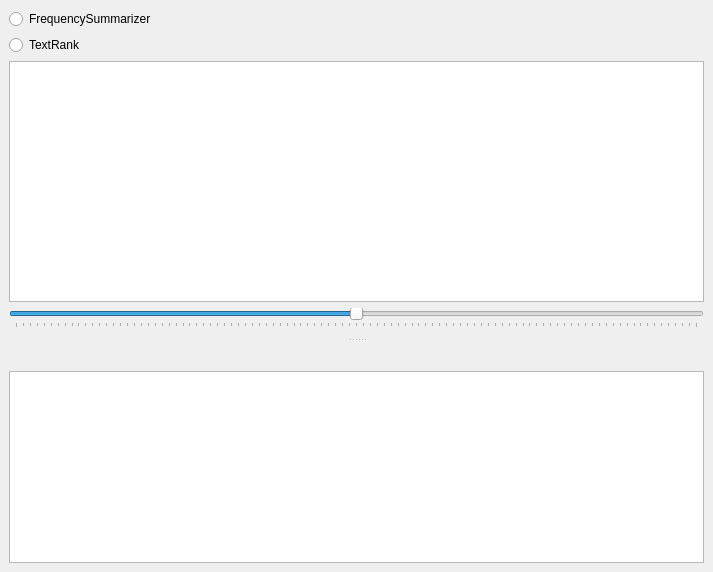
<?xml version="1.0" encoding="UTF-8"?>
<ui version="4.0">
 <class>MainWindow</class>
 <widget class="QMainWindow" name="MainWindow">
  <property name="geometry">
   <rect>
    <x>0</x>
    <y>0</y>
    <width>713</width>
    <height>572</height>
   </rect>
  </property>
  <property name="windowTitle">
   <string>Автоматическое реферирование</string>
  </property>
  <widget class="QWidget" name="centralwidget">
   <layout class="QVBoxLayout" name="verticalLayout">
    <item>
     <widget class="QRadioButton" name="radioButton">
      <property name="text">
       <string>FrequencySummarizer</string>
      </property>
      <property name="checkable">
       <bool>true</bool>
      </property>
      <property name="checked">
       <bool>false</bool>
      </property>
     </widget>
    </item>
    <item>
     <widget class="QRadioButton" name="radioButton_2">
      <property name="text">
       <string>TextRank</string>
      </property>
     </widget>
    </item>
    <item>
     <widget class="QTextEdit" name="textEdit"/>
    </item>
    <item>
     <widget class="QSlider" name="horizontalSlider">
      <property name="minimum">
       <number>1</number>
      </property>
      <property name="pageStep">
       <number>1</number>
      </property>
      <property name="value">
       <number>50</number>
      </property>
      <property name="orientation">
       <enum>Qt::Horizontal</enum>
      </property>
      <property name="tickPosition">
       <enum>QSlider::TicksBelow</enum>
      </property>
      <property name="tickInterval">
       <number>0</number>
      </property>
     </widget>
    </item>
   </layout>
  </widget>
  <widget class="QMenuBar" name="menuBar">
   <property name="geometry">
    <rect>
     <x>0</x>
     <y>0</y>
     <width>713</width>
     <height>21</height>
    </rect>
   </property>
  </widget>
  <widget class="QDockWidget" name="dockWidget">
   <property name="features">
    <set>QDockWidget::NoDockWidgetFeatures</set>
   </property>
   <property name="allowedAreas">
    <set>Qt::BottomDockWidgetArea</set>
   </property>
   <attribute name="dockWidgetArea">
    <number>8</number>
   </attribute>
   <widget class="QWidget" name="dockWidgetContents">
    <layout class="QGridLayout" name="gridLayout">
     <item row="0" column="0">
      <widget class="QTextEdit" name="textEdit_2">
       <property name="readOnly">
        <bool>true</bool>
       </property>
      </widget>
     </item>
    </layout>
   </widget>
  </widget>
  <action name="action">
   <property name="text">
    <string>Новый проект</string>
   </property>
  </action>
  <action name="action_2">
   <property name="text">
    <string>Открыть</string>
   </property>
  </action>
  <action name="action_3">
   <property name="text">
    <string>Сохранить</string>
   </property>
  </action>
  <action name="action_4">
   <property name="text">
    <string>Сохранить как</string>
   </property>
  </action>
  <action name="action_8">
   <property name="text">
    <string>Текст</string>
   </property>
  </action>
  <action name="action_9">
   <property name="text">
    <string>Отчет</string>
   </property>
  </action>
  <action name="action_12">
   <property name="text">
    <string>Статистический</string>
   </property>
  </action>
  <action name="actionTextRank">
   <property name="text">
    <string>TextRank</string>
   </property>
  </action>
  <action name="action_13">
   <property name="text">
    <string>Машинное обучение</string>
   </property>
  </action>
  <action name="action_14">
   <property name="text">
    <string>Нечеткая логика</string>
   </property>
  </action>
  <action name="action_15">
   <property name="text">
    <string>Параметры автореферата</string>
   </property>
  </action>
  <action name="action_16">
   <property name="text">
    <string>Статистика</string>
   </property>
  </action>
  <action name="action_17">
   <property name="text">
    <string>Графы</string>
   </property>
  </action>
  <action name="action_18">
   <property name="text">
    <string>Нечеткая логика</string>
   </property>
  </action>
  <action name="action_19">
   <property name="text">
    <string>Машинное обучение</string>
   </property>
  </action>
  <action name="action_20">
   <property name="text">
    <string>Новый проект</string>
   </property>
  </action>
 </widget>
 <resources/>
 <connections/>
</ui>
